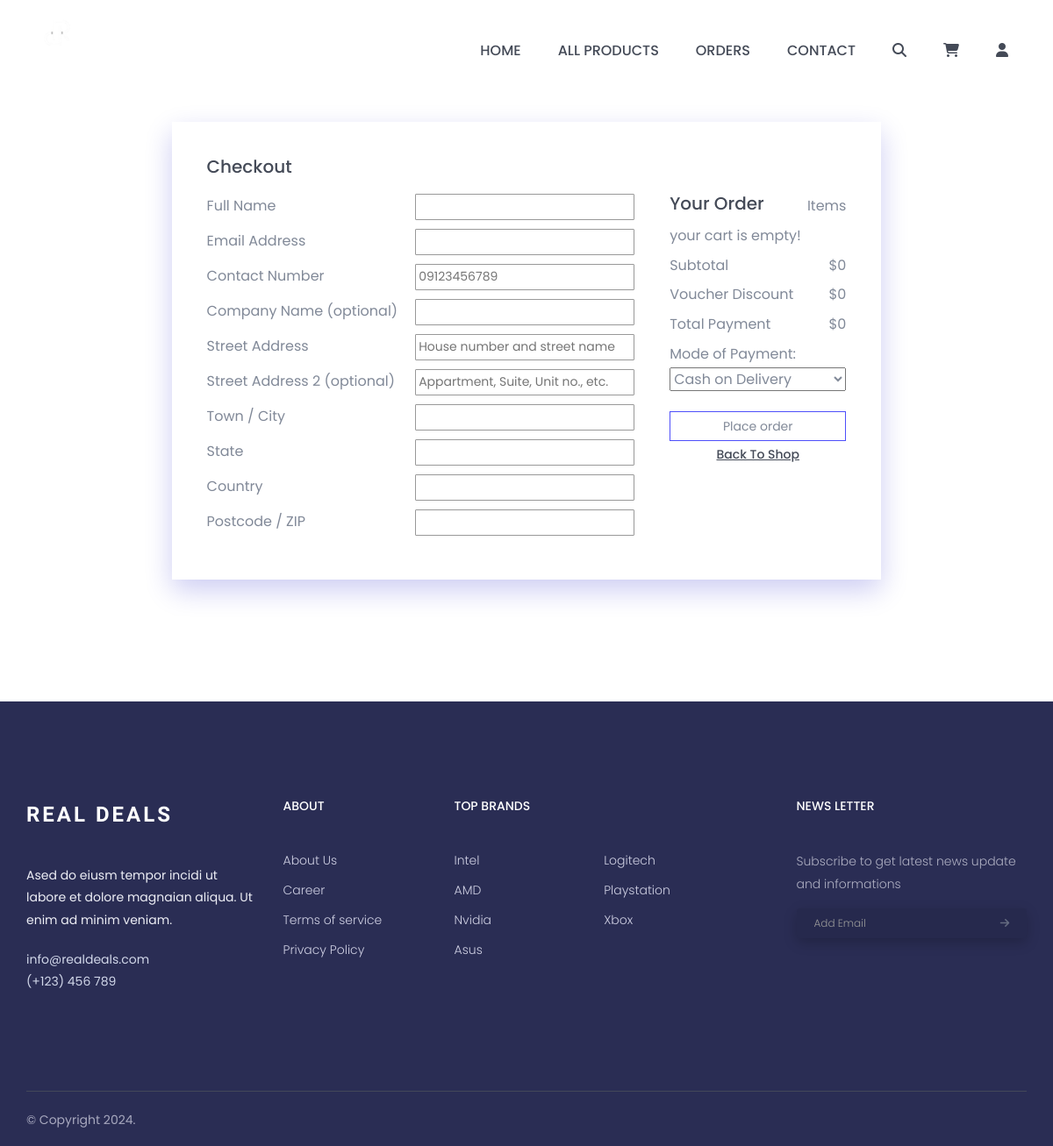
Page /checkout.php (signed in) on the earlier database version.
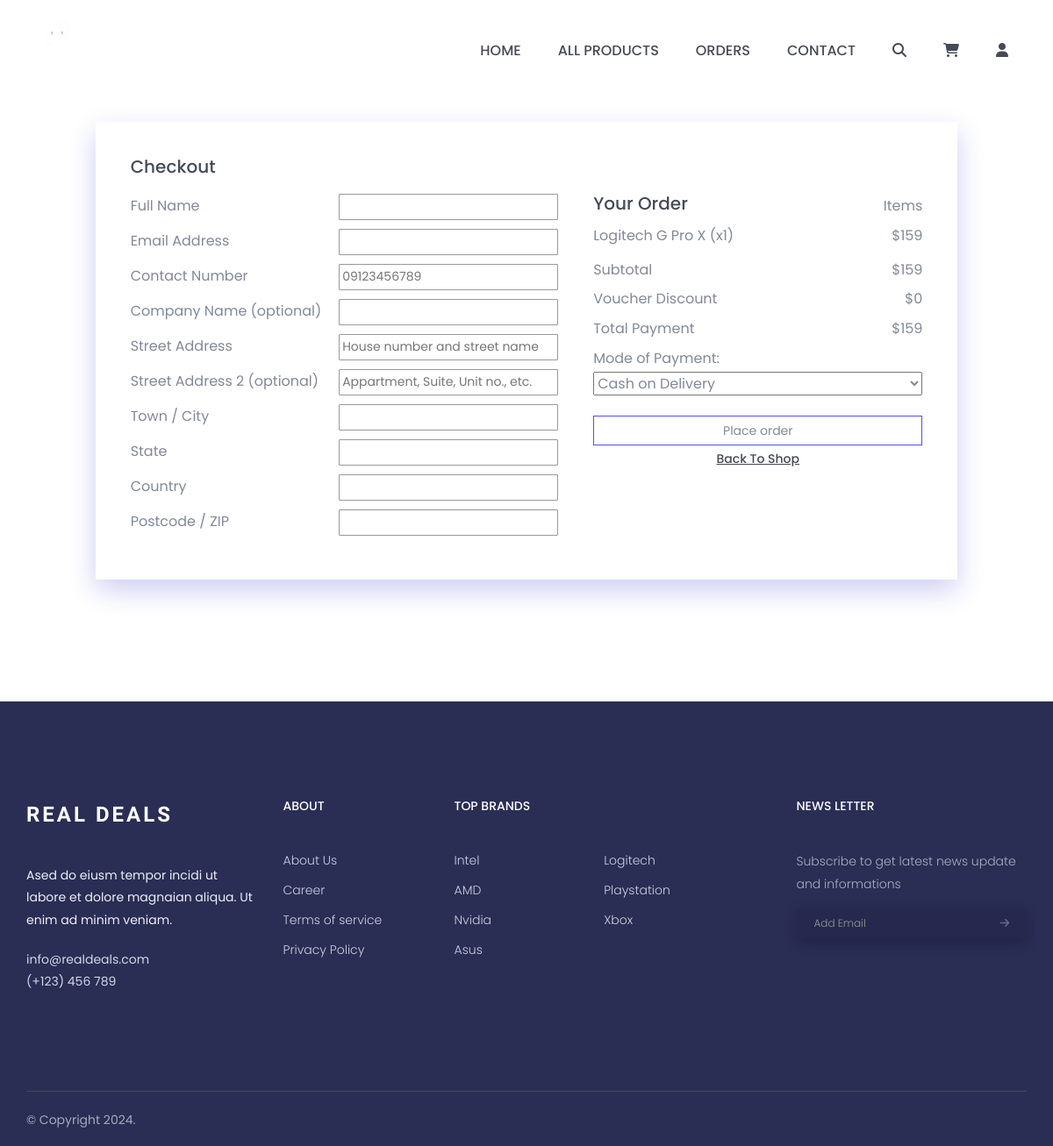
Same page on the later database version.
### tables this page shows
CREATE TABLE `cart` (
  `id` int(100) NOT NULL,
  `user_id` int(100) NOT NULL,
  `product_id` int(100) NOT NULL,
  `product_name` varchar(100) NOT NULL,
  `price` int(10) NOT NULL,
  `quantity` int(10) NOT NULL,
  `image` varchar(100) NOT NULL,
  `status` varchar(100) NOT NULL
);

### checkout.php (the view, shortened to what the changed rows need)
<?php
include 'components/connect.php';
if(isset($_SESSION['user_id'])){
   $user_id = $_SESSION['user_id'];
}else{
   $user_id = '';
};
?>
<!doctype html>
<html class="no-js" lang="en">
    <head>
        <link rel="stylesheet" href="style.css">
        <?php include 'components/css.php'; ?>
    </head>
	<body>
        <section class="checkout" id="checkout">
        <div class="checkout-container">
            <h2>Checkout</h2>
            <form action="" method="post">
            <div class="checkout-content">
                    <div class="checkout-payment">
                        <div class="checkout-payment-items">
                            <?php
                                $grand_total = 0;
                                $select_cart = $conn->prepare("SELECT * FROM `cart` WHERE user_id = ? AND status = ''");
                                $select_cart->execute([$user_id]);
                                if ($select_cart->rowCount() > 0) {
                                    while($fetch_cart = $select_cart->fetch(PDO::FETCH_ASSOC)) {
                                        $grand_total += ($fetch_cart['price'] * $fetch_cart['quantity']);
                                ?>
                                <div class="checkout-payment-list">
                                    <p style="max-width:300px; width:300px;overflow:hidden; white-space:nowrap; text-overflow:ellipsis;">
                                        <?= $fetch_cart['product_name']; ?>
                                        <span>(<?= 'x' . $fetch_cart['quantity']; ?>)</span>
                                    </p>
                                    <p>$<?= $sub_total = ($fetch_cart['price'] * $fetch_cart['quantity']); ?></p>
                                </div>
                                <?php
                                    }
                                } else {
                                    echo '<p class="empty">your cart is empty!</p>';
                                }
                                ?>
                        </div>
                        <div class="checkout-payment-list">
                            <p>Subtotal</p>
                            <p>$<?= $grand_total; ?></p>
                        </div>
                        <div class="checkout-payment-list">
                            <p>Total Payment</p>
                            <p>$<?= $grand_total; ?></p>
                        </div>
                        <br>
                    </div>
                </form>
            </div>
    </section>
        <?php include 'components/footer.php'; ?>
    </body>
</html>

Differences in the rows shown:
added cart: product_name "Logitech G Pro X", quantity "1", price "159"
Other differences:
$grand_total: "0" → "159"
text no longer shown: "your cart is empty!"
